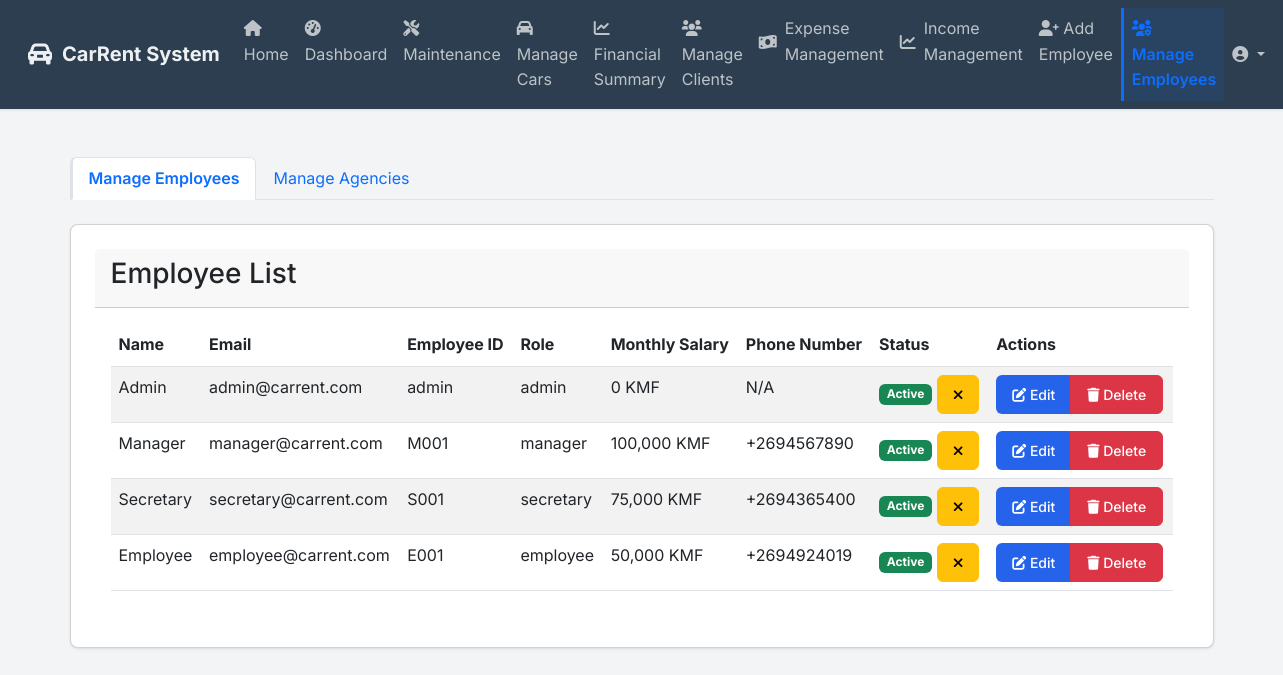
The app's page /manage_employees (signed in) with its own data.
### app/models.py (models this page shows)
class User(db.Model, UserMixin):
    id = db.Column(db.Integer, primary_key=True)
    email = db.Column(db.String(255), nullable=False)
    password = db.Column(db.String(255), nullable=False)
    name = db.Column(db.String(255), nullable=False)
    employee_id = db.Column(db.String(100), unique=True, nullable=False)
    is_admin = db.Column(db.Boolean, default=False)
    role = db.Column(db.String(50), nullable=False, default='employee')  # 'admin', 'manager', 'secretary'
    salary = db.Column(db.Float, nullable=True, default=0.0)  # Employee salary
    phone_number = db.Column(db.String(50), nullable=True)  # Employee phone number
    is_active = db.Column(db.Boolean, default=True)  # New column for active/inactive status
    bookings_created = db.relationship('Booking', backref='employee', lazy=True)
    user_expenses = db.relationship('Expense', backref='user', lazy=True)
    user_incomes = db.relationship('Income', backref='user_income', lazy=True)

### app/routes.py (the view, shortened to what this page needs)
@main.route('/manage_employees', methods=['GET', 'POST'])
@login_required
def manage_employees():
    if not (current_user.is_admin or current_user.role == 'manager'):
        flash('Access denied. Only administrators and managers can manage employees.', 'danger')
        return redirect(url_for('main.dashboard'))
    all_users = User.query.all()
    current_app.logger.info("DEBUG: Total number of users: %d", len(all_users))
    for user in all_users:
        current_app.logger.info(
            "DEBUG User Details: ID=%d, Name=%s, Email=%s, Role=%s, Is Admin=%s, Is Active=%s",
            user.id, user.name, user.email, user.role, user.is_admin, user.is_active
        )
    employees_query = User.query
    employees = employees_query.filter(
        User.role != 'agency'
    ).all()
    current_app.logger.info("DEBUG: Number of employees after filtering: %d", len(employees))
    for employee in employees:
        current_app.logger.info(
            "DEBUG Filtered Employee: ID=%d, Name=%s, Email=%s, Role=%s, Is Admin=%s",
            employee.id, employee.name, employee.email, employee.role, employee.is_admin
        )
    agencies = User.query.filter_by(role='agency').all()
    assigned_car_ids = db.session.query(AgencyVisibleCar.car_id).distinct().all()
    assigned_car_ids = [car_id[0] for car_id in assigned_car_ids]
    cars = Car.query.filter(~Car.id.in_(assigned_car_ids)).all()
    return render_template('manage_employees.html',
                           employees=employees,
                           agencies=agencies,
                           cars=cars)

### app/templates/manage_employees.html (shortened to what this page needs)
{% extends "base.html" %}
{% block content %}
<div class="container-fluid mt-5">
    <div class="row">
        <div class="col-md-12">
            <ul class="nav nav-tabs mb-4" id="managementTabs">
                <li class="nav-item">
                    <a class="nav-link active" data-bs-toggle="tab" href="#employees">Manage Employees</a>
                </li>
                <li class="nav-item">
                    <a class="nav-link" data-bs-toggle="tab" href="#agencies">Manage Agencies</a>
                </li>
            </ul>
            <div class="tab-content">
                <div class="tab-pane fade show active" id="employees">
                    <div class="card">
                        <div class="card-header">
                            <h3 class="card-title">Employee List</h3>
                        </div>
                        <div class="card-body">
                            <table class="table table-striped table-hover">
                                <thead>
                                    <tr>
                                        <th>Name</th>
                                        <th>Email</th>
                                        <th>Employee ID</th>
                                        <th>Role</th>
                                        <th>Monthly Salary</th>
                                        <th>Phone Number</th>
                                        <th>Status</th>
                                        <th>Actions</th>
                                    </tr>
                                </thead>
                                <tbody>
                                    {% for employee in employees %}
                                        <tr data-employee-id="{{ employee.id }}">
                                            <td>{{ employee.name }}</td>
                                            <td>{{ employee.email }}</td>
                                            <td>{{ employee.employee_id }}</td>
                                            <td>{{ employee.role }}</td>
                                            <td>{{ "{:,.0f} KMF".format(employee.salary) }}</td>
                                            <td>{{ employee.phone_number or 'N/A' }}</td>
                                            <td>
                                                {% if employee.is_active %}
                                                    <span class="badge bg-success employee-status-badge">Active</span>
                                                {% else %}
                                                    <span class="badge bg-danger employee-status-badge">Inactive</span>
                                                {% endif %}
                                                <button class="btn btn-sm btn-toggle-status {% if employee.is_active %}btn-warning{% else %}btn-success{% endif %}"
                                                        data-user-id="{{ employee.id }}"
                                                        title="{% if employee.is_active %}Deactivate{% else %}Activate{% endif %} User">
                                                    <i class="fas {% if employee.is_active %}fa-times{% else %}fa-check{% endif %}"></i>
                                                </button>
                                            </td>
                                            <td>
                                                <div class="btn-group" role="group">
                                                    <button class="btn btn-sm btn-primary edit-employee"
                                                            data-id="{{ employee.id }}"
                                                            data-name="{{ employee.name }}"
                                                            data-email="{{ employee.email }}"
                                                            data-edit_role="{{ employee.role }}"
                                                            data-salary="{{ employee.salary }}"
                                                            data-phone-number="{{ employee.phone_number or '' }}"
                                                            data-employee-id="{{ employee.employee_id }}">
                                                        <i class="fas fa-edit"></i> Edit
                                                    </button>
                                                    <button class="btn btn-sm btn-danger delete-employee" data-id="{{ employee.id }}">
                                                        <i class="fas fa-trash"></i> Delete
                                                    </button>
                                                </div>
                                            </td>
                                        </tr>
                                    {% endfor %}
                                </tbody>
                            </table>
                        </div>
                    </div>
                </div>
            </div>
        </div>
    </div>
</div>
{% endblock %}

### app/templates/base.html (shortened to what this page needs)
<!DOCTYPE html>
<html lang="en">
<head>
    <link href="https://cdn.jsdelivr.net/npm/bootstrap@5.3.0/dist/css/bootstrap.min.css" rel="stylesheet">
    <link rel="stylesheet" href="{{ url_for('static', filename='css/style.css') }}">
    <link rel="stylesheet" href="https://cdnjs.cloudflare.com/ajax/libs/font-awesome/6.0.0/css/all.min.css">
</head>
<body>
    <nav class="navbar navbar-expand-lg navbar-custom">
        <div class="container-fluid">
            <a class="navbar-brand" href="{{ url_for('main.home') }}">
                <i class="fas fa-car-alt"></i> CarRent System
            </a>
            <div class="collapse navbar-collapse" id="mainNavbar">
                <ul class="navbar-nav me-auto mb-2 mb-lg-0">
                    {% if current_user.is_authenticated %}
                        {% if current_user.role == 'agency' %}
                            <li class="nav-item">
                                <a class="nav-link {% if request.endpoint == 'main.home' %}active{% endif %}" href="{{ url_for('main.home') }}">
                                    <i class="fas fa-home"></i> Home
                                </a>
                            </li>
                        {% else %}
                            <li class="nav-item">
                                <a class="nav-link {% if request.endpoint == 'main.home' %}active{% endif %}" href="{{ url_for('main.home') }}">
                                    <i class="fas fa-home"></i> Home
                                </a>
                            </li>
                            <li class="nav-item">
                                <a class="nav-link {% if request.endpoint == 'main.dashboard' %}active{% endif %}" href="{{ url_for('main.dashboard') }}">
                                    <i class="fas fa-tachometer-alt"></i> Dashboard
                                </a>
                            </li>
                            <li class="nav-item">
                                <a class="nav-link {% if request.endpoint == 'main.maintenance' %}active{% endif %}" href="{{ url_for('main.maintenance') }}">
                                    <i class="fas fa-tools"></i> Maintenance
                                </a>
                            </li>
                            {% if current_user.is_authenticated %}
                                {% if current_user.is_admin or current_user.role == 'manager' %}
                                    <li class="nav-item">
                                        <a class="nav-link {% if request.endpoint == 'main.manage_cars' %}active{% endif %}" href="{{ url_for('main.manage_cars') }}">
                                            <i class="fas fa-car"></i> Manage Cars
                                        </a>
                                    </li>
                                    <li class="nav-item">
                                        <a class="nav-link {% if request.endpoint == 'main.financial_summary' %}active{% endif %}" href="{{ url_for('main.financial_summary') }}">
                                            <i class="fas fa-chart-line"></i> Financial Summary
                                        </a>
                                    </li>
                                {% endif %}
                                {% if current_user.is_authenticated and (current_user.is_admin or current_user.role in ['manager', 'secretary']) %}
                                    <li class="nav-item">
                                        <a class="nav-link {{ 'active' if request.endpoint == 'main.manage_clients' }}" href="{{ url_for('main.manage_clients') }}">
                                            <i class="fas fa-users"></i>
                                            <span>Manage Clients</span>
                                        </a>
                                    </li>
                                {% endif %}
                                {% if current_user.is_admin or current_user.role == 'secretary' %}
                                    <li class="nav-item">
                                        <a class="nav-link {% if request.endpoint == 'main.expense_management' %}active{% endif %}" href="{{ url_for('main.expense_management') }}">
                                            <div class="d-flex align-items-center">
                                                <i class="fas fa-money-bill-wave me-2"></i>
                                                Expense Management
                                            </div>
                                        </a>
                                    </li>
                                    <li class="nav-item">
                                        <a class="nav-link {% if request.endpoint == 'main.view_income_management' %}active{% endif %}" href="{{ url_for('main.view_income_management') }}">
                                            <div class="d-flex align-items-center">
                                                <i class="fas fa-chart-line me-2"></i>
                                                Income Management
                                            </div>
                                        </a>
                                    </li>
                                {% endif %}
                                {% if current_user.is_admin %}
                                    <li class="nav-item">
                                        <a class="nav-link {% if request.endpoint == 'main.add_employee' %}active{% endif %}" href="{{ url_for('main.add_employee') }}">
                                            <i class="fas fa-user-plus"></i> Add Employee
                                        </a>
                                    </li>
                                    <li class="nav-item">
                                        <a class="nav-link {% if request.endpoint == 'main.manage_employees' %}active{% endif %}" href="{{ url_for('main.manage_employees') }}">
                                            <i class="fas fa-users-cog"></i> Manage Employees
                                        </a>
                                    </li>
                                {% endif %}
                            {% endif %}
                        {% endif %}
                    {% endif %}
                </ul>
                <ul class="navbar-nav">
                    {% if current_user.is_authenticated %}
                        <li class="nav-item dropdown">
                            <a class="nav-link dropdown-toggle" href="#" role="button"
                               data-bs-toggle="dropdown">
                                <i class="fas fa-user-circle"></i> {{ current_user.username }}
                            </a>
                        </li>
                    {% else %}
                        <li class="nav-item">
                            <a class="nav-link" href="{{ url_for('auth.login') }}">
                                <i class="fas fa-sign-in-alt"></i> Login
                            </a>
                        </li>
                    {% endif %}
                </ul>
            </div>
        </div>
    </nav>
    <main class="container mt-4">
        {% block content %}{% endblock %}
    </main>
</body>
</html>

### app/static/css/style.css (style rules this page uses)
:root { --primary-color: #2563eb; --secondary-color: #1e40af; --background-color: #f3f4f6; --text-color: #1f2937; --error-color: #dc2626; --success-color: #059669; }
* { margin: 0; padding: 0; box-sizing: border-box; }
body { font-family: 'Inter', sans-serif; background-color: var(--background-color); color: var(--text-color); line-height: 1.6; }
.container { max-width: 1200px; margin: 0 auto; padding: 0 1rem; }
.navbar { background-color: white; box-shadow: 0 1px 3px rgba(0, 0, 0, 0.1); padding: 1rem 0; }
.card { background-color: white; border-radius: 0.5rem; box-shadow: 0 1px 3px rgba(0, 0, 0, 0.1); padding: 1.5rem; margin-bottom: 1rem; }
.btn { display: inline-block; padding: 0.5rem 1rem; border-radius: 0.375rem; font-weight: 500; text-align: center; cursor: pointer; transition: background-color 0.2s; text-decoration: none; }
.btn-primary { background-color: var(--primary-color); color: white; border: none; }

### app/templates/base.html (style rules this page uses)
.navbar-custom { background-color: #2c3e50; padding: 0.5rem 1rem; }
.navbar-custom .navbar-brand { color: #ecf0f1; font-weight: bold; display: flex; align-items: center; }
.navbar-custom .navbar-brand i { margin-right: 10px; font-size: 1.5rem; }
.navbar-custom .nav-link { color: #bdc3c7; transition: color 0.3s ease; }
.navbar-custom .nav-link:hover, .navbar-custom .nav-link.active { color: #ffffff; }
.nav-link.active { background-color: rgba(13, 110, 253, 0.1); color: #0d6efd !important; font-weight: 600; border-left: 3px solid #0d6efd; }
.nav-link.active i { color: #0d6efd; }

### records on screen
User: name "Admin", email "admin@carrent.com", employee_id "admin", role "admin", salary "0 KMF", phone_number "N/A", is_active "Active"
User: name "Manager", email "manager@carrent.com", employee_id "M001", role "manager", salary "100,000 KMF", phone_number "+2694567890", is_active "Active"
User: name "Secretary", email "secretary@carrent.com", employee_id "S001", role "secretary", salary "75,000 KMF", phone_number "+2694365400", is_active "Active"
User: name "Employee", email "employee@carrent.com", employee_id "E001", role "employee", salary "50,000 KMF", phone_number "+2694924019", is_active "Active"
